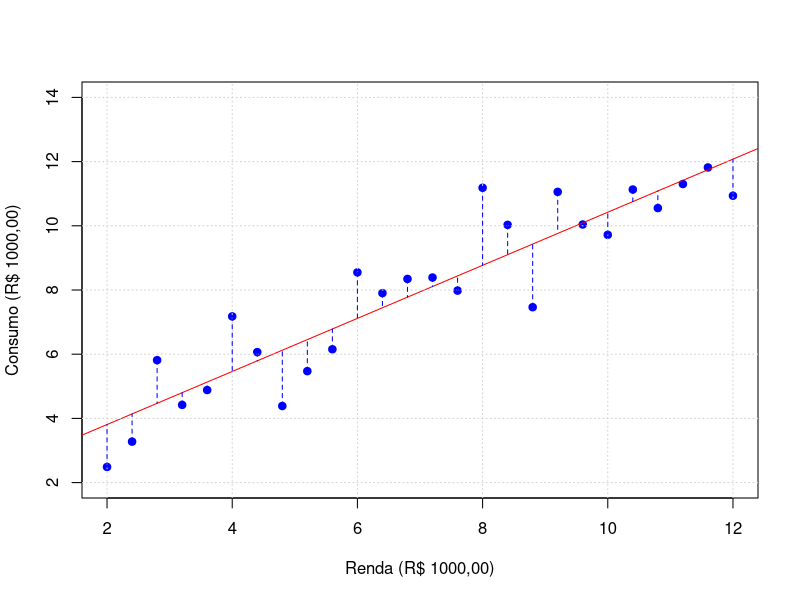

Write R code to recreate this figure.
set.seed(123)
Renda=seq(2,12,by=0.4)
e=rnorm(Renda,0,2)
Consumo = 1.2 + 0.98*Renda + 0.6*e
Renda
round(Consumo,1)
#
plot(Renda,Consumo, col="blue",pch=19, ylab="Consumo (R$ 1000,00)",
            xlab="Renda (R$ 1000,00)",ylim=c(2,14))
reg = lm(Consumo~Renda)
summary(reg)
abline(reg,col="red")
grid()
#
Cest=fitted(reg)
#
R=Renda;C=Consumo
for(i in 1:26){
  segments(R[i],C[i],R[i],Cest[i], col="blue", lty=2)}
#

